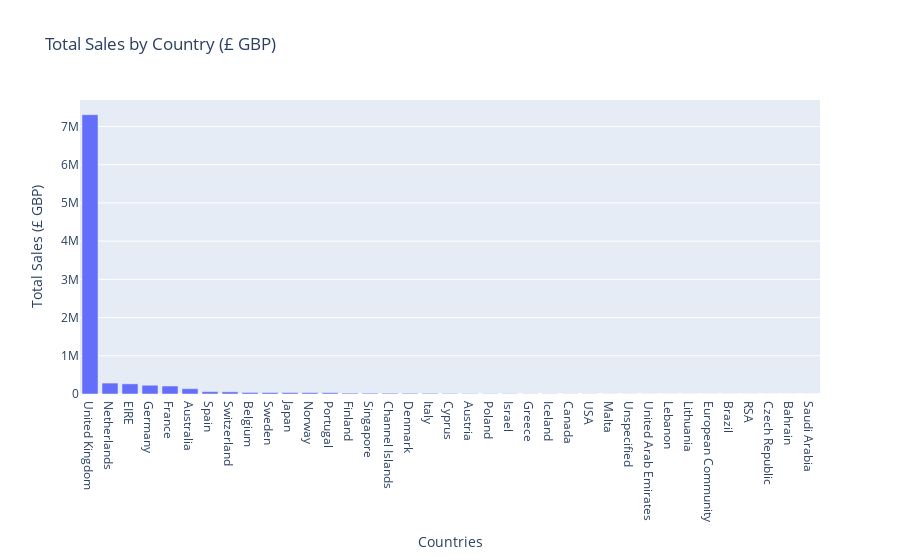

The notebook cell this image was saved under:
### Code cell
#Create bar chart to show total sales by country (£ GBP)

total_sales_by_country = df_new.groupby('country')['total_sales'].sum().reset_index()
total_sales_by_country = total_sales_by_country.sort_values('total_sales', ascending=False)

fig = go.Figure(go.Bar(
            x=total_sales_by_country['country'],
            y=total_sales_by_country['total_sales'],
            ))
fig.update_layout(title='Total Sales by Country (£ GBP)', xaxis_title='Countries', yaxis_title='Total Sales (£ GBP)')
fig.show()

### Figure 1 — Plotly figure (JSON) as saved in the notebook; plotly's stock layout.template omitted (floating-point values rounded to 4 significant figures)
{"data": [{"type": "bar", "x": ["United Kingdom", "Netherlands", "EIRE", "Germany", "France", "Australia", "Spain", "Switzerland", "Belgium", "Sweden", "Japan", "Norway", "Portugal", "Finland", "Singapore", "Channel Islands", "Denmark", "Italy", "Cyprus", "Austria", "Poland", "Israel", "Greece", "Iceland", "Canada", "USA", "Malta", "Unspecified", "United Arab Emirates", "Lebanon", "Lithuania", "European Community", "Brazil", "RSA", "Czech Republic", "Bahrain", "Saudi Arabia"], "y": [7308000.0, 285400.0, 265500.0, 228900.0, 209000.0, 138500.0, 61580.0, 56440.0, 41200.0, 38380.0, 37420.0, 36170.0, 33440.0, 22550.0, 21280.0, 20450.0, 18960.0, 17480.0, 13590.0, 10200.0, 7335.0, 7222.0, 4761.0, 4310.0, 3666.0, 3580.0, 2726.0, 2667.0, 1902.0, 1694.0, 1661.0, 1300.0, 1144.0, 1002.0, 826.7, 548.4, 145.9]}], "layout": {"title": {"text": "Total Sales by Country (£ GBP)"}, "xaxis": {"title": {"text": "Countries"}}, "yaxis": {"title": {"text": "Total Sales (£ GBP)"}}}}
